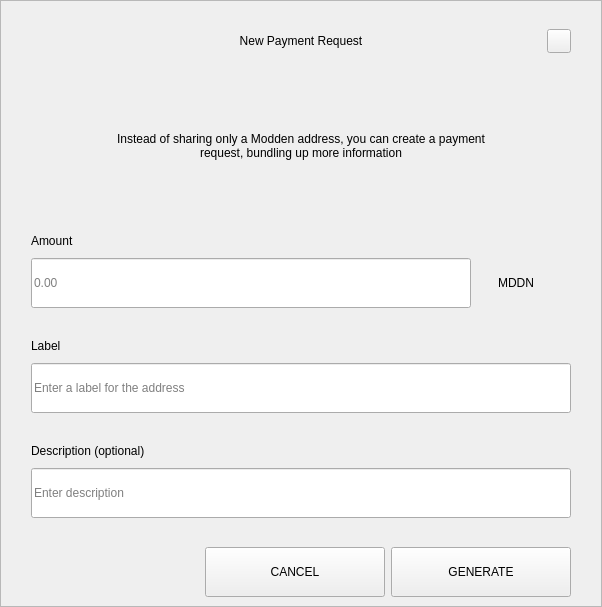
<?xml version="1.0" encoding="UTF-8"?>
<ui version="4.0">
 <class>RequestDialog</class>
 <widget class="QDialog" name="RequestDialog">
  <property name="geometry">
   <rect>
    <x>0</x>
    <y>0</y>
    <width>602</width>
    <height>607</height>
   </rect>
  </property>
  <property name="windowTitle">
   <string>Dialog</string>
  </property>
  <layout class="QVBoxLayout" name="verticalLayout_5">
   <property name="spacing">
    <number>0</number>
   </property>
   <property name="leftMargin">
    <number>0</number>
   </property>
   <property name="topMargin">
    <number>0</number>
   </property>
   <property name="rightMargin">
    <number>0</number>
   </property>
   <property name="bottomMargin">
    <number>0</number>
   </property>
   <item>
    <widget class="QFrame" name="frame">
     <property name="styleSheet">
      <string notr="true"/>
     </property>
     <property name="frameShape">
      <enum>QFrame::StyledPanel</enum>
     </property>
     <property name="frameShadow">
      <enum>QFrame::Raised</enum>
     </property>
     <layout class="QVBoxLayout" name="verticalLayout_4" stretch="1,0,0">
      <property name="spacing">
       <number>0</number>
      </property>
      <property name="leftMargin">
       <number>30</number>
      </property>
      <property name="topMargin">
       <number>20</number>
      </property>
      <property name="rightMargin">
       <number>30</number>
      </property>
      <property name="bottomMargin">
       <number>0</number>
      </property>
      <item>
       <layout class="QHBoxLayout" name="horizontalLayout_3">
        <property name="spacing">
         <number>0</number>
        </property>
        <item>
         <spacer name="horizontalSpacer_21">
          <property name="orientation">
           <enum>Qt::Horizontal</enum>
          </property>
          <property name="sizeHint" stdset="0">
           <size>
            <width>40</width>
            <height>20</height>
           </size>
          </property>
         </spacer>
        </item>
        <item>
         <widget class="QLabel" name="labelTitle">
          <property name="minimumSize">
           <size>
            <width>0</width>
            <height>40</height>
           </size>
          </property>
          <property name="maximumSize">
           <size>
            <width>16777215</width>
            <height>40</height>
           </size>
          </property>
          <property name="styleSheet">
           <string notr="true">padding-left:24px;</string>
          </property>
          <property name="text">
           <string>New Payment Request</string>
          </property>
          <property name="alignment">
           <set>Qt::AlignCenter</set>
          </property>
          <property name="margin">
           <number>7</number>
          </property>
         </widget>
        </item>
        <item>
         <spacer name="horizontalSpacer">
          <property name="orientation">
           <enum>Qt::Horizontal</enum>
          </property>
          <property name="sizeHint" stdset="0">
           <size>
            <width>40</width>
            <height>20</height>
           </size>
          </property>
         </spacer>
        </item>
        <item>
         <widget class="QPushButton" name="btnEsc">
          <property name="minimumSize">
           <size>
            <width>24</width>
            <height>24</height>
           </size>
          </property>
          <property name="maximumSize">
           <size>
            <width>24</width>
            <height>24</height>
           </size>
          </property>
          <property name="focusPolicy">
           <enum>Qt::NoFocus</enum>
          </property>
          <property name="text">
           <string/>
          </property>
         </widget>
        </item>
       </layout>
      </item>
      <item>
       <widget class="QStackedWidget" name="stack">
        <property name="minimumSize">
         <size>
          <width>540</width>
          <height>0</height>
         </size>
        </property>
        <property name="maximumSize">
         <size>
          <width>540</width>
          <height>16777215</height>
         </size>
        </property>
        <property name="currentIndex">
         <number>0</number>
        </property>
        <widget class="QWidget" name="page_1">
         <property name="minimumSize">
          <size>
           <width>540</width>
           <height>0</height>
          </size>
         </property>
         <property name="maximumSize">
          <size>
           <width>540</width>
           <height>16777215</height>
          </size>
         </property>
         <layout class="QVBoxLayout" name="layout1">
          <property name="spacing">
           <number>0</number>
          </property>
          <property name="leftMargin">
           <number>0</number>
          </property>
          <property name="topMargin">
           <number>0</number>
          </property>
          <property name="rightMargin">
           <number>0</number>
          </property>
          <property name="bottomMargin">
           <number>0</number>
          </property>
          <item>
           <spacer name="verticalSpacer_21">
            <property name="orientation">
             <enum>Qt::Vertical</enum>
            </property>
            <property name="sizeType">
             <enum>QSizePolicy::Fixed</enum>
            </property>
            <property name="sizeHint" stdset="0">
             <size>
              <width>20</width>
              <height>30</height>
             </size>
            </property>
           </spacer>
          </item>
          <item alignment="Qt::AlignHCenter">
           <widget class="QLabel" name="labelMessage">
            <property name="minimumSize">
             <size>
              <width>400</width>
              <height>50</height>
             </size>
            </property>
            <property name="text">
             <string>Instead of sharing only a Modden address, you can create a payment request, bundling up more information</string>
            </property>
            <property name="alignment">
             <set>Qt::AlignCenter</set>
            </property>
            <property name="wordWrap">
             <bool>true</bool>
            </property>
           </widget>
          </item>
          <item alignment="Qt::AlignBottom">
           <widget class="QWidget" name="containerAmount" native="true">
            <layout class="QVBoxLayout" name="verticalLayout">
             <property name="spacing">
              <number>9</number>
             </property>
             <property name="leftMargin">
              <number>0</number>
             </property>
             <property name="topMargin">
              <number>0</number>
             </property>
             <property name="rightMargin">
              <number>0</number>
             </property>
             <property name="bottomMargin">
              <number>0</number>
             </property>
             <item>
              <widget class="QLabel" name="labelSubtitleAmount">
               <property name="minimumSize">
                <size>
                 <width>350</width>
                 <height>16</height>
                </size>
               </property>
               <property name="maximumSize">
                <size>
                 <width>16777215</width>
                 <height>16</height>
                </size>
               </property>
               <property name="text">
                <string>Amount</string>
               </property>
              </widget>
             </item>
             <item alignment="Qt::AlignTop">
              <widget class="QWidget" name="layoutAmount" native="true">
               <layout class="QHBoxLayout" name="horizontalLayout" stretch="2,0">
                <property name="spacing">
                 <number>0</number>
                </property>
                <property name="leftMargin">
                 <number>0</number>
                </property>
                <property name="topMargin">
                 <number>0</number>
                </property>
                <property name="rightMargin">
                 <number>0</number>
                </property>
                <property name="bottomMargin">
                 <number>0</number>
                </property>
                <item>
                 <widget class="QLineEdit" name="lineEditAmount">
                  <property name="minimumSize">
                   <size>
                    <width>0</width>
                    <height>50</height>
                   </size>
                  </property>
                  <property name="maximumSize">
                   <size>
                    <width>16777215</width>
                    <height>50</height>
                   </size>
                  </property>
                  <property name="placeholderText">
                   <string notr="true">0.00</string>
                  </property>
                 </widget>
                </item>
                <item>
                 <widget class="QWidget" name="comboContainer" native="true">
                  <property name="minimumSize">
                   <size>
                    <width>100</width>
                    <height>50</height>
                   </size>
                  </property>
                  <property name="maximumSize">
                   <size>
                    <width>16777215</width>
                    <height>50</height>
                   </size>
                  </property>
                  <layout class="QHBoxLayout" name="horizontalLayout_31">
                   <property name="spacing">
                    <number>0</number>
                   </property>
                   <property name="leftMargin">
                    <number>0</number>
                   </property>
                   <property name="topMargin">
                    <number>0</number>
                   </property>
                   <property name="rightMargin">
                    <number>10</number>
                   </property>
                   <property name="bottomMargin">
                    <number>0</number>
                   </property>
                   <item>
                    <widget class="QLabel" name="comboBoxCoin">
                     <property name="text">
                      <string>MDDN</string>
                     </property>
                     <property name="alignment">
                      <set>Qt::AlignCenter</set>
                     </property>
                    </widget>
                   </item>
                  </layout>
                 </widget>
                </item>
               </layout>
              </widget>
             </item>
            </layout>
           </widget>
          </item>
          <item>
           <spacer name="verticalSpacer_31">
            <property name="orientation">
             <enum>Qt::Vertical</enum>
            </property>
            <property name="sizeType">
             <enum>QSizePolicy::Fixed</enum>
            </property>
            <property name="sizeHint" stdset="0">
             <size>
              <width>20</width>
              <height>30</height>
             </size>
            </property>
           </spacer>
          </item>
          <item>
           <layout class="QVBoxLayout" name="verticalLayoutLabel">
            <property name="spacing">
             <number>9</number>
            </property>
            <item>
             <widget class="QLabel" name="labelSubtitleLabel">
              <property name="minimumSize">
               <size>
                <width>0</width>
                <height>16</height>
               </size>
              </property>
              <property name="maximumSize">
               <size>
                <width>16777215</width>
                <height>16</height>
               </size>
              </property>
              <property name="text">
               <string>Label</string>
              </property>
             </widget>
            </item>
            <item>
             <widget class="QLineEdit" name="lineEditLabel">
              <property name="minimumSize">
               <size>
                <width>0</width>
                <height>50</height>
               </size>
              </property>
              <property name="maximumSize">
               <size>
                <width>16777215</width>
                <height>50</height>
               </size>
              </property>
              <property name="placeholderText">
               <string>Enter a label for the address</string>
              </property>
             </widget>
            </item>
           </layout>
          </item>
          <item>
           <spacer name="verticalSpacer_34">
            <property name="orientation">
             <enum>Qt::Vertical</enum>
            </property>
            <property name="sizeType">
             <enum>QSizePolicy::Fixed</enum>
            </property>
            <property name="sizeHint" stdset="0">
             <size>
              <width>20</width>
              <height>30</height>
             </size>
            </property>
           </spacer>
          </item>
          <item>
           <layout class="QVBoxLayout" name="verticalLayoutDescription">
            <property name="spacing">
             <number>9</number>
            </property>
            <item>
             <widget class="QLabel" name="labelSubtitleDescription">
              <property name="minimumSize">
               <size>
                <width>0</width>
                <height>16</height>
               </size>
              </property>
              <property name="maximumSize">
               <size>
                <width>16777215</width>
                <height>16</height>
               </size>
              </property>
              <property name="text">
               <string>Description (optional)</string>
              </property>
             </widget>
            </item>
            <item>
             <widget class="QLineEdit" name="lineEditDescription">
              <property name="minimumSize">
               <size>
                <width>0</width>
                <height>50</height>
               </size>
              </property>
              <property name="maximumSize">
               <size>
                <width>16777215</width>
                <height>50</height>
               </size>
              </property>
              <property name="placeholderText">
               <string>Enter description</string>
              </property>
             </widget>
            </item>
            <item>
             <spacer name="verticalSpacer_4">
              <property name="orientation">
               <enum>Qt::Vertical</enum>
              </property>
              <property name="sizeType">
               <enum>QSizePolicy::Fixed</enum>
              </property>
              <property name="sizeHint" stdset="0">
               <size>
                <width>20</width>
                <height>20</height>
               </size>
              </property>
             </spacer>
            </item>
           </layout>
          </item>
         </layout>
        </widget>
        <widget class="QWidget" name="page_2">
         <layout class="QVBoxLayout" name="layout2">
          <item>
           <spacer name="verticalSpacer_5">
            <property name="orientation">
             <enum>Qt::Vertical</enum>
            </property>
            <property name="sizeType">
             <enum>QSizePolicy::Fixed</enum>
            </property>
            <property name="sizeHint" stdset="0">
             <size>
              <width>20</width>
              <height>50</height>
             </size>
            </property>
           </spacer>
          </item>
          <item alignment="Qt::AlignHCenter">
           <widget class="QLabel" name="labelQrImg">
            <property name="minimumSize">
             <size>
              <width>260</width>
              <height>260</height>
             </size>
            </property>
            <property name="maximumSize">
             <size>
              <width>260</width>
              <height>260</height>
             </size>
            </property>
            <property name="text">
             <string/>
            </property>
            <property name="alignment">
             <set>Qt::AlignCenter</set>
            </property>
           </widget>
          </item>
          <item>
           <spacer name="verticalSpacer_2">
            <property name="orientation">
             <enum>Qt::Vertical</enum>
            </property>
            <property name="sizeType">
             <enum>QSizePolicy::Fixed</enum>
            </property>
            <property name="sizeHint" stdset="0">
             <size>
              <width>20</width>
              <height>30</height>
             </size>
            </property>
           </spacer>
          </item>
          <item alignment="Qt::AlignHCenter">
           <widget class="QLabel" name="labelAddress">
            <property name="text">
             <string>D7VFR83SQbiezrW72hjcWJtcfip5krte2Z </string>
            </property>
           </widget>
          </item>
          <item>
           <spacer name="verticalSpacer_32">
            <property name="orientation">
             <enum>Qt::Vertical</enum>
            </property>
            <property name="sizeType">
             <enum>QSizePolicy::Expanding</enum>
            </property>
            <property name="sizeHint" stdset="0">
             <size>
              <width>20</width>
              <height>20</height>
             </size>
            </property>
           </spacer>
          </item>
          <item>
           <layout class="QHBoxLayout" name="horizontal">
            <property name="leftMargin">
             <number>20</number>
            </property>
            <property name="rightMargin">
             <number>20</number>
            </property>
            <property name="bottomMargin">
             <number>20</number>
            </property>
            <item>
             <spacer name="horizontalSpacer_4">
              <property name="orientation">
               <enum>Qt::Horizontal</enum>
              </property>
              <property name="sizeHint" stdset="0">
               <size>
                <width>40</width>
                <height>20</height>
               </size>
              </property>
             </spacer>
            </item>
            <item>
             <widget class="QPushButton" name="btnCopyAddress">
              <property name="minimumSize">
               <size>
                <width>180</width>
                <height>50</height>
               </size>
              </property>
              <property name="text">
               <string>COPY ADDRESS</string>
              </property>
             </widget>
            </item>
            <item>
             <widget class="QPushButton" name="btnCopyUrl">
              <property name="minimumSize">
               <size>
                <width>180</width>
                <height>50</height>
               </size>
              </property>
              <property name="text">
               <string>COPY URL</string>
              </property>
             </widget>
            </item>
            <item>
             <spacer name="horizontalSpacer_2">
              <property name="orientation">
               <enum>Qt::Horizontal</enum>
              </property>
              <property name="sizeHint" stdset="0">
               <size>
                <width>40</width>
                <height>20</height>
               </size>
              </property>
             </spacer>
            </item>
           </layout>
          </item>
         </layout>
        </widget>
       </widget>
      </item>
      <item>
       <widget class="QWidget" name="buttonsStack" native="true">
        <layout class="QHBoxLayout" name="horizontalLayout_5">
         <property name="leftMargin">
          <number>20</number>
         </property>
         <property name="rightMargin">
          <number>0</number>
         </property>
         <item>
          <spacer name="horizontalSpacer_41">
           <property name="orientation">
            <enum>Qt::Horizontal</enum>
           </property>
           <property name="sizeHint" stdset="0">
            <size>
             <width>40</width>
             <height>20</height>
            </size>
           </property>
          </spacer>
         </item>
         <item>
          <widget class="QPushButton" name="btnCancel">
           <property name="minimumSize">
            <size>
             <width>180</width>
             <height>50</height>
            </size>
           </property>
           <property name="focusPolicy">
            <enum>Qt::NoFocus</enum>
           </property>
           <property name="text">
            <string>CANCEL</string>
           </property>
          </widget>
         </item>
         <item>
          <widget class="QPushButton" name="btnSave">
           <property name="minimumSize">
            <size>
             <width>180</width>
             <height>50</height>
            </size>
           </property>
           <property name="focusPolicy">
            <enum>Qt::NoFocus</enum>
           </property>
           <property name="text">
            <string>GENERATE</string>
           </property>
          </widget>
         </item>
        </layout>
       </widget>
      </item>
     </layout>
    </widget>
   </item>
  </layout>
 </widget>
 <resources/>
 <connections/>
</ui>
